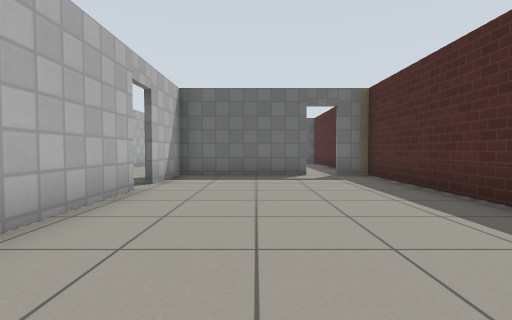
[1] (above)

18 first-person views from a walk through a robot-simulator world made for Gazebo. The camera is 0.72 m above the floor, tilts 2° down and sees 85° across. The floor is counted in squares, 1 m on a side. Each view is taken from the middle of a square. On the plan, view 1 faces up. The plan holds only what a view shows up to about 10 squares ahead; the rest is blank. Simple patterns stand in for the simulator's built-in surfaces.

[2]
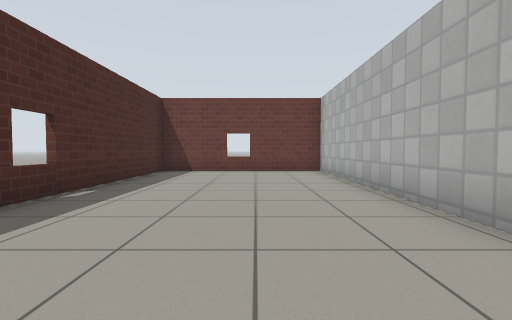

[3]
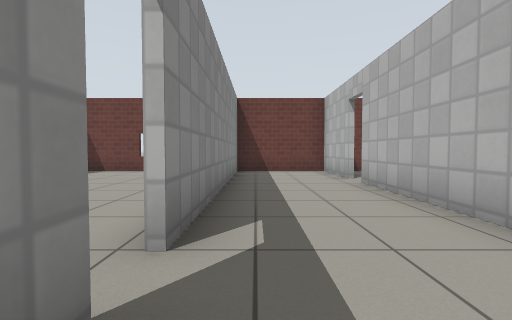

[4]
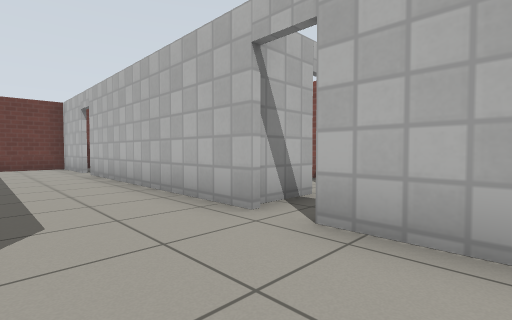

[5]
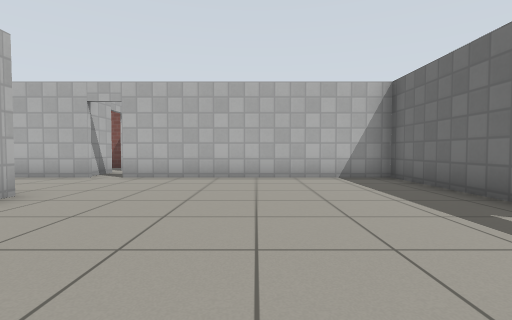

[6]
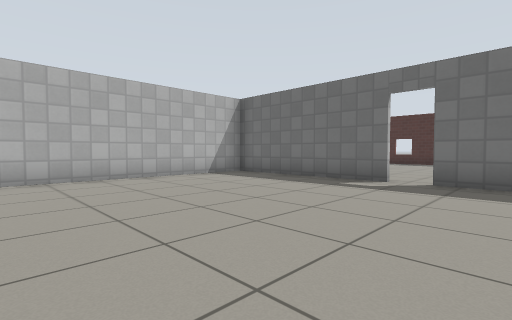

[7]
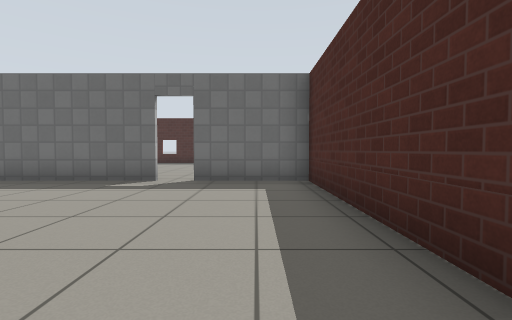

[8]
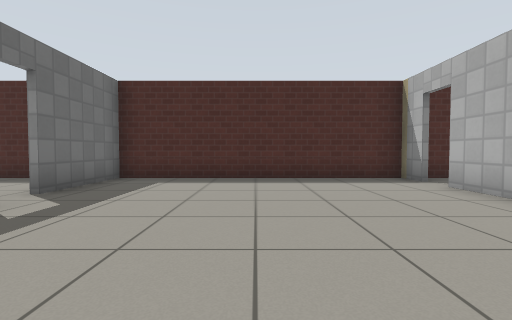

[9]
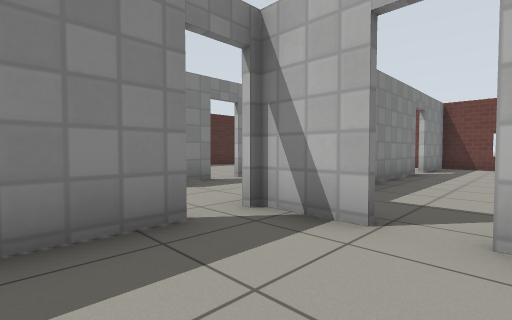

[10]
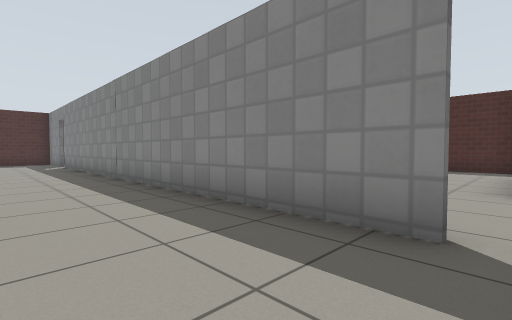

[11]
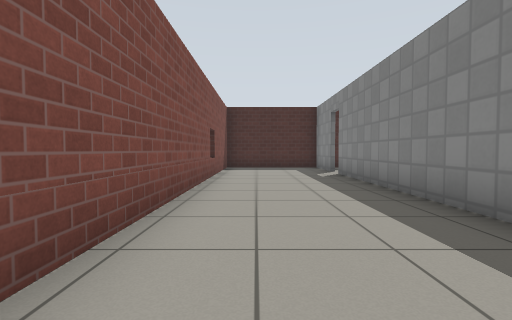

[12]
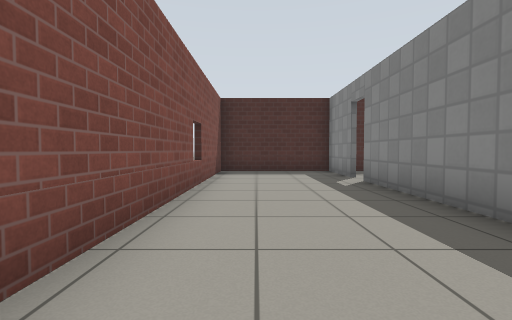

[13]
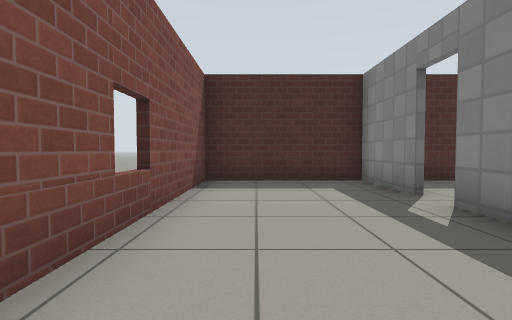

[14]
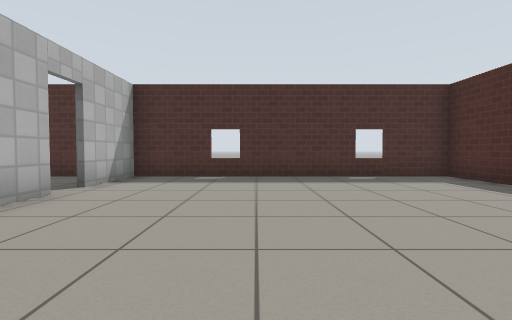

[15]
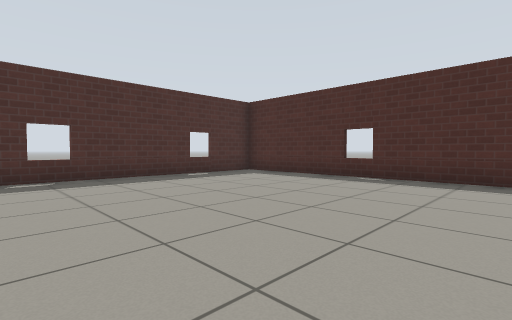

[16]
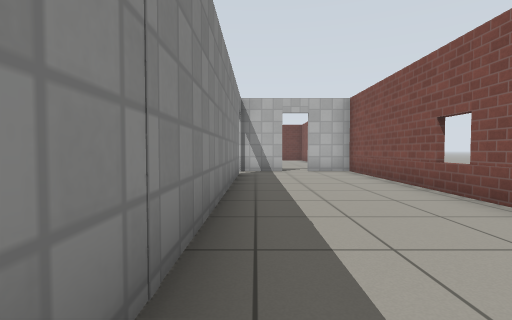

[17]
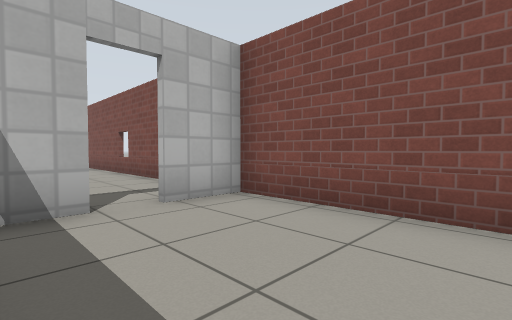

[18]
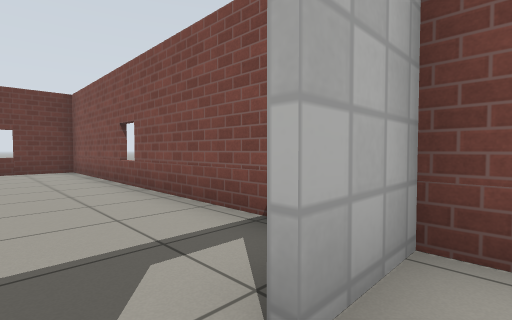

### Floor plan
Ten units are one square. View 1 is at (0, 0); x grows to the right and y downward. Boxes are objects, and circles mark ways between rooms. Rooms are numbered by the first view taken in them; rooms with no view inside come last. Other rooms are left out.
<svg viewBox="-97 -251 135 282">
<path fill="none" stroke="#000" d="M-22 -51 -22 26 32 26 32 -81M15 -81 -22 -81 -22 -59M33 -81 23 -81M0 -82 15 -82M-24 -59 -24 -66M-53 -74 -53 -8M23 -82 33 -82M32 -81 32 -155 5 -155M-2 -155 -53 -155 -53 -84M-53 0 -53 26 -24 26 -24 -51M-55 -224 -55 -246M-55 -84 -55 -216M-70 -74 -53 -74M-50 -246 -92 -246 -92 -74 -77 -74M-53 -216 -53 -205M-53 -246 -53 -224M32 -172 32 -246 -50 -246M-55 -7 -55 -37M-92 -60 -92 26 -62 26M-55 18 -55 0"/>
<circle cx="-20" cy="-55" r="3" fill="#2a7"/>
<circle cx="20" cy="-80" r="3" fill="#2a7"/>
<circle cx="-50" cy="-80" r="3" fill="#2a7"/>
<circle cx="0" cy="-160" r="3" fill="#2a7"/>
<circle cx="-50" cy="-220" r="3" fill="#2a7"/>
<circle cx="-75" cy="-70" r="3" fill="#2a7"/>
<text x="0" y="-30">1</text>
<text x="-20" y="-90">2</text>
<text x="-70" y="-160">3</text>
<text x="-10" y="-210">4</text>
<text x="-70" y="-30">5</text>
</svg>
Room 1 opens to room 2. Room 2 opens to room 3. Room 2 opens to room 4. Room 3 opens to room 4. Room 3 opens to room 5.

Where each view was taken, in squares from view 1:
view 1: 0 up, 0 right, facing up
view 2: 7 up, 0 right, facing down
view 3: 7 up, 3 left, facing down
view 4: 10 up, 3 left, facing down-left
view 5: 12 up, 2 right, facing left
view 6: 9 up, 2 right, facing up-left
view 7: 9 up, 2 right, facing up
view 8: 12 up, 4 left, facing right
view 9: 10 up, 8 left, facing down-right
view 10: 8 up, 8 left, facing up-right
view 11: 13 up, 8 left, facing up
view 12: 15 up, 8 left, facing up
view 13: 18 up, 8 left, facing up
view 14: 17 up, 2 left, facing up
view 15: 17 up, 4 left, facing up-right
view 16: 17 up, 6 left, facing down
view 17: 11 up, 6 left, facing down-left
view 18: 8 up, 7 left, facing down-left
